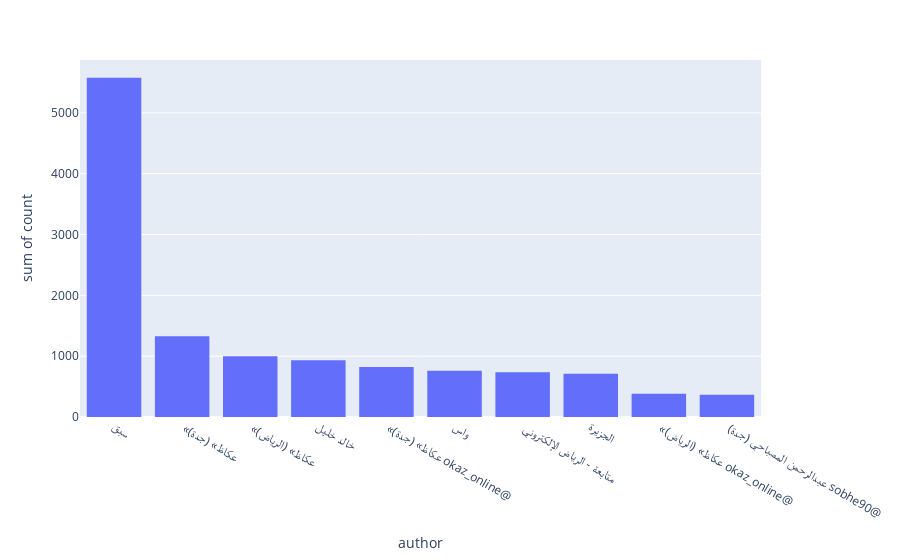

This figure's notebook cell:
### Code cell
# Top 10 Authors across the four newspapers
authors = news.groupby("author").size().to_frame().sort_values([0], ascending = False).head(10).reset_index()
authors.rename(columns={0:"count"}, inplace=True)

px.histogram(authors, x="author", y="count")

### Figure 1 — Plotly figure (JSON) as saved in the notebook; plotly's stock layout.template omitted (floating-point values rounded to 4 significant figures)
{"data": [{"alignmentgroup": "True", "bingroup": "x", "histfunc": "sum", "hovertemplate": "author=%{x}<br>sum of count=%{y}<extra></extra>", "legendgroup": "", "marker": {"color": "#636efa", "pattern": {"shape": ""}}, "name": "", "offsetgroup": "", "orientation": "v", "showlegend": false, "type": "histogram", "x": ["سبق", "\n«عكاظ» (جدة)\n", "\n«عكاظ» (الرياض)\n", "خالد خليل", "\n«عكاظ» (جدة) okaz_online@\n", "واس", "\nمتابعة - الرياض الإلكتروني\n", "الجزيرة", "\n«عكاظ» (الرياض) okaz_online@\n", "\nعبدالرحمن المصباحي (جدة) sobhe90@\n"], "xaxis": "x", "y": [5575, 1327, 998, 932, 823, 762, 734, 710, 382, 366], "yaxis": "y"}], "layout": {"barmode": "relative", "legend": {"tracegroupgap": 0}, "margin": {"t": 60}, "xaxis": {"anchor": "y", "domain": [0, 1], "title": {"text": "author"}}, "yaxis": {"anchor": "x", "domain": [0, 1], "title": {"text": "sum of count"}}}}
